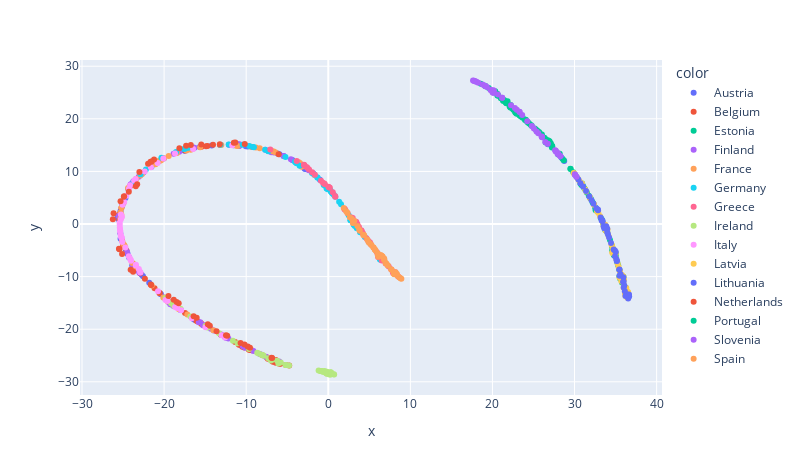

The cell this chart's notebook holds for it:
### Code cell
'''
t-SNE
'''
X = big_data.values
y = labels
tsne = TSNE(perplexity=30, n_components=2, learning_rate='auto', metric ='euclidean', random_state=0, n_jobs=-1)
X_embedded = tsne.fit_transform(X)
scatter2d(X_embedded, labels, [0, 1])
